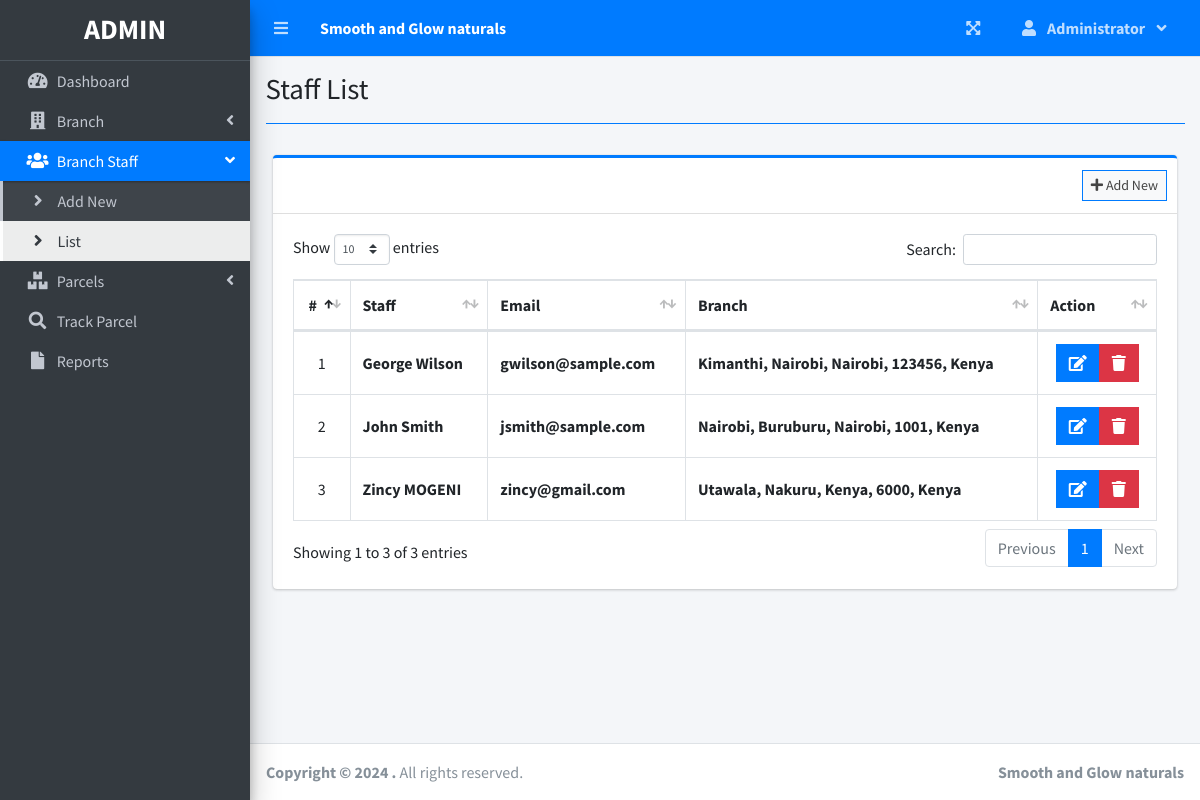
The page /index.php?page=staff_list (signed in) on the database its author committed.
### tables this page shows
CREATE TABLE `users` (
  `id` int(30) NOT NULL,
  `firstname` varchar(200) NOT NULL,
  `lastname` varchar(200) NOT NULL,
  `email` varchar(200) NOT NULL,
  `password` text NOT NULL,
  `type` tinyint(1) NOT NULL DEFAULT 2 COMMENT '1 = admin, 2 = staff',
  `branch_id` int(30) NOT NULL,
  `date_created` datetime NOT NULL DEFAULT current_timestamp()
);

### staff_list.php (the view, shortened to what this page needs)
<?php include'db_connect.php' ?>
<div class="col-lg-12">
	<div class="card card-outline card-primary">
		<div class="card-header">
			<div class="card-tools">
				<a class="btn btn-block btn-sm btn-default btn-flat border-primary " href="./index.php?page=new_staff"><i class="fa fa-plus"></i> Add New</a>
			</div>
		</div>
		<div class="card-body">
			<table class="table tabe-hover table-bordered" id="list">
				<!-- <colgroup>
					<col width="5%">
					<col width="15%">
					<col width="25%">
					<col width="25%">
					<col width="15%">
				</colgroup> -->
				<thead>
					<tr>
						<th class="text-center">#</th>
						<th>Staff</th>
						<th>Email</th>
						<th>Branch</th>
						<th>Action</th>
					</tr>
				</thead>
				<tbody>
					<?php
					$i = 1;
					$qry = $conn->query("SELECT u.*,concat(u.firstname,' ',u.lastname) as name,concat(b.street,', ',b.city,', ',b.state,', ',b.zip_code,', ',b.country) as baddress FROM users u inner join branches b on b.id = u.branch_id where u.type = 2 order by concat(u.firstname,' ',u.lastname) asc ");
					while($row= $qry->fetch_assoc()):
					?>
					<tr>
						<td class="text-center"><?php echo $i++ ?></td>
						<td><b><?php echo ucwords($row['name']) ?></b></td>
						<td><b><?php echo ($row['email']) ?></b></td>
						<td><b><?php echo ucwords($row['baddress']) ?></b></td>
						<td class="text-center">
		                    <div class="btn-group">
		                        <a href="index.php?page=edit_staff&id=<?php echo $row['id'] ?>" class="btn btn-primary btn-flat ">
		                          <i class="fas fa-edit"></i>
		                        </a>
		                        <button type="button" class="btn btn-danger btn-flat delete_staff" data-id="<?php echo $row['id'] ?>">
		                          <i class="fas fa-trash"></i>
		                        </button>
	                      </div>
						</td>
					</tr>
				<?php endwhile; ?>
				</tbody>
			</table>
		</div>
	</div>
</div>

### staff_list.php (style rules this page uses)
table td { vertical-align: middle !important; }

### rows shown on the page
users: name "George Wilson", email "gwilson@sample.com", baddress "Kimanthi, Nairobi, Nairobi, 123456, Kenya"
users: name "John Smith", email "jsmith@sample.com", baddress "Nairobi, Buruburu, Nairobi, 1001, Kenya"
users: name "Zincy MOGENI", email "zincy@gmail.com", baddress "Utawala, Nakuru, Kenya, 6000, Kenya"

### other values the page prints
$_SESSION['system']['name'] "Smooth and Glow naturals"
$_SESSION['login_firstname'] "Administrator"
$title "Staff List"
